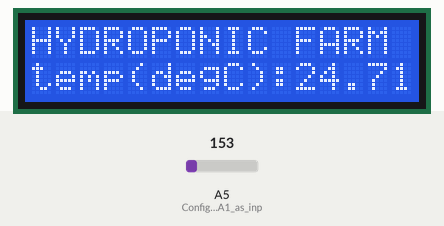
Recording of a sketch running on a simulated Arduino Uno, built with avr-gcc and run on an emulated ATmega328P. On the bench: 16×2 character LCD. Inputs (shaded band) come from the test bench; at power-on: A5 (Configuring_pin_A1_as_inp) = 153.

Above: at 1.2 s.
1.3 s: A5 (Configuring_pin_A1_as_inp) set to 165
At 2.6 s:
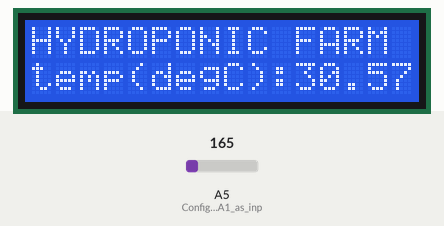
3.5 s: A5 (Configuring_pin_A1_as_inp) set to 175
At 4.4 s:
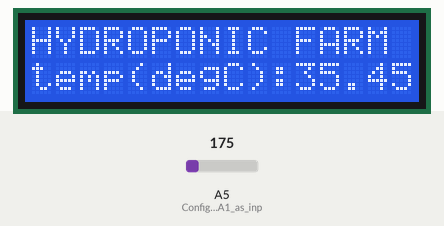
5.5 s: A5 (Configuring_pin_A1_as_inp) set to 191
At 7.5 s:
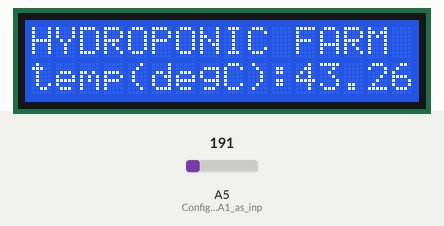
Timing chart, 0 to 9.0 s (numbered marks = the images above; inputs shaded):
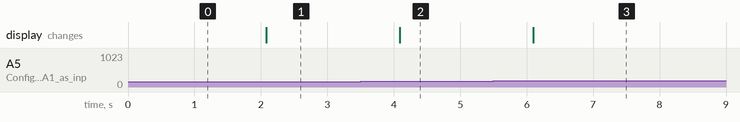

The sketch:

LCD_Agriwomen.ino.ino
```cpp
// include the library code:
#include <LiquidCrystal.h>

// initialize the library with the numbers of the interface pins
LiquidCrystal lcd(8, 13, 9, 4, 5, 6, 7);

void setup() {
  //Temp sensor TMP36GZ
  pinMode(A5,INPUT); // Configuring pin A1 as input

  // set up the LCD's number of columns and rows:
  lcd.begin(16, 2);
  lcd.clear();
  }

void loop() {
  lcd.setCursor(0,0);
  // Print a message to the LCD.
  lcd.print("HYDROPONIC FARM");

  lcd.setCursor(0,1);
  int ADC_Val = analogRead(A5);
  float voltage = ADC_Val * 5.0;
  voltage /= 1024.0;
  float tempC = (voltage - 0.5) * 100 ;
  lcd.print("temp(degC):");
  lcd.print(tempC); // Prints temp in degree celsius
  delay(1000);
  }
```

Measured:
- after the input at 1.3 s, the display: changes after 0.78 s (image 1)
- after the input at 3.5 s, the display: changes after 0.59 s (image 2)
- after the input at 5.5 s, the display: changes after 0.60 s (image 3)
